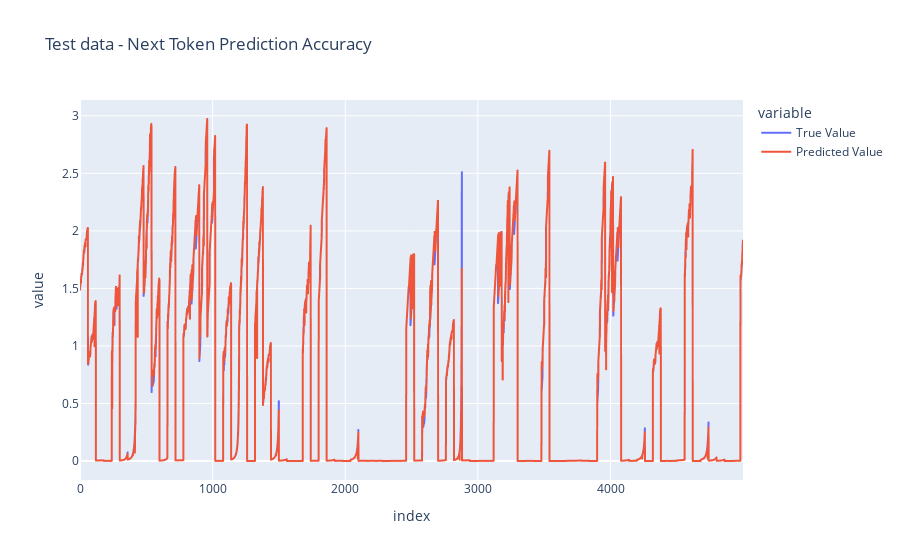

The cell this chart's notebook holds for it:
### Code cell
dataset_raw= TimeSeriesDatasetRaw(test_episodes, context_window=context_window, vocab_size=vocab_size)
x_batch, y_batch = dataset_raw[range(5_000)]


print(x_batch.shape)

y_predict = learner.predict(x_batch, num_periods=1)[:, -1]


df=pd.DataFrame([y_batch, y_predict]).T
df.columns = ['True Value', 'Predicted Value']
fig = px.line(df, labels={ 'x':['Predicted Value','Predicted Value']}, title='Test data - Next Token Prediction Accuracy')
fig.show()

### Figure 1 — Plotly figure (JSON) as saved in the notebook; plotly's stock layout.template omitted (floating-point values rounded to 4 significant figures; data arrays with more than 128 entries replaced by an {"elided": "..."} marker saying what was removed)
{"data": [{"hovertemplate": "variable=True Value<br>index=%{x}<br>value=%{y}<extra></extra>", "legendgroup": "True Value", "line": {"color": "#636efa", "dash": "solid"}, "marker": {"symbol": "circle"}, "mode": "lines", "name": "True Value", "showlegend": true, "type": "scattergl", "x": {"elided": "5000 int values"}, "xaxis": "x", "y": {"elided": "5000 float values"}, "yaxis": "y"}, {"hovertemplate": "variable=Predicted Value<br>index=%{x}<br>value=%{y}<extra></extra>", "legendgroup": "Predicted Value", "line": {"color": "#EF553B", "dash": "solid"}, "marker": {"symbol": "circle"}, "mode": "lines", "name": "Predicted Value", "showlegend": true, "type": "scattergl", "x": {"elided": "5000 int values"}, "xaxis": "x", "y": {"elided": "5000 float values"}, "yaxis": "y"}], "layout": {"legend": {"title": {"text": "variable"}, "tracegroupgap": 0}, "title": {"text": "Test data - Next Token Prediction Accuracy"}, "xaxis": {"anchor": "y", "domain": [0, 1], "title": {"text": "index"}}, "yaxis": {"anchor": "x", "domain": [0, 1], "title": {"text": "value"}}}}
